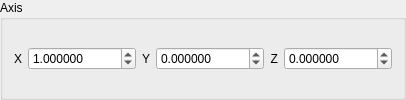
          <widget class="QGroupBox" name="JointAxisGroupBox">
           <property name="enabled">
            <bool>true</bool>
           </property>
           <property name="title">
            <string>Axis</string>
           </property>
           <layout class="QHBoxLayout" name="horizontalLayout_17">
            <item>
             <widget class="QLabel" name="label_62">
              <property name="maximumSize">
               <size>
                <width>20</width>
                <height>16777215</height>
               </size>
              </property>
              <property name="layoutDirection">
               <enum>Qt::LeftToRight</enum>
              </property>
              <property name="text">
               <string>X</string>
              </property>
              <property name="alignment">
               <set>Qt::AlignRight|Qt::AlignTrailing|Qt::AlignVCenter</set>
              </property>
             </widget>
            </item>
            <item>
             <widget class="QDoubleSpinBox" name="JointAxisXSpinBox">
              <property name="decimals">
               <number>6</number>
              </property>
              <property name="minimum">
               <double>-10000.000000000000000</double>
              </property>
              <property name="maximum">
               <double>10000.000000000000000</double>
              </property>
              <property name="singleStep">
               <double>0.100000000000000</double>
              </property>
              <property name="value">
               <double>1.000000000000000</double>
              </property>
             </widget>
            </item>
            <item>
             <widget class="QLabel" name="label_63">
              <property name="maximumSize">
               <size>
                <width>20</width>
                <height>16777215</height>
               </size>
              </property>
              <property name="layoutDirection">
               <enum>Qt::LeftToRight</enum>
              </property>
              <property name="text">
               <string>Y</string>
              </property>
              <property name="alignment">
               <set>Qt::AlignRight|Qt::AlignTrailing|Qt::AlignVCenter</set>
              </property>
             </widget>
            </item>
            <item>
             <widget class="QDoubleSpinBox" name="JointAxisYSpinBox">
              <property name="decimals">
               <number>6</number>
              </property>
              <property name="minimum">
               <double>-10000.000000000000000</double>
              </property>
              <property name="maximum">
               <double>10000.000000000000000</double>
              </property>
              <property name="singleStep">
               <double>0.100000000000000</double>
              </property>
             </widget>
            </item>
            <item>
             <widget class="QLabel" name="label_64">
              <property name="maximumSize">
               <size>
                <width>20</width>
                <height>16777215</height>
               </size>
              </property>
              <property name="layoutDirection">
               <enum>Qt::LeftToRight</enum>
              </property>
              <property name="text">
               <string>Z</string>
              </property>
              <property name="alignment">
               <set>Qt::AlignRight|Qt::AlignTrailing|Qt::AlignVCenter</set>
              </property>
             </widget>
            </item>
            <item>
             <widget class="QDoubleSpinBox" name="JointAxisZSpinBox">
              <property name="decimals">
               <number>6</number>
              </property>
              <property name="minimum">
               <double>-10000.000000000000000</double>
              </property>
              <property name="maximum">
               <double>10000.000000000000000</double>
              </property>
              <property name="singleStep">
               <double>0.100000000000000</double>
              </property>
             </widget>
            </item>
           </layout>
          </widget>
